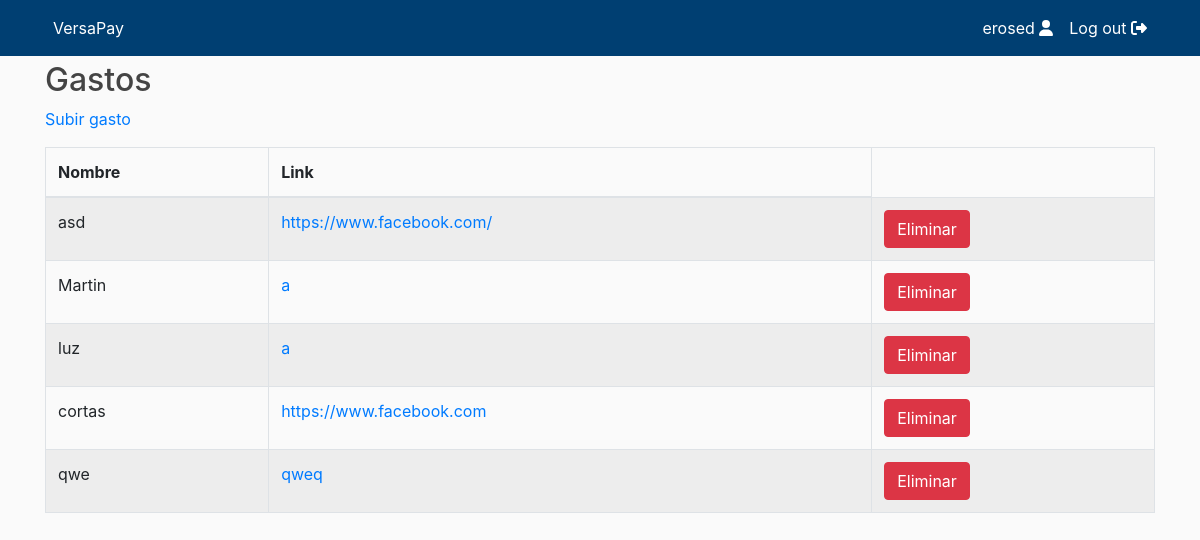
Screenshot of /profile/erosed/vergastos/ (signed in) with the database file from the repository.
### users/models.py (models this page shows, shortened)
class CustomUser(AbstractUser):
    STATUS = (
        ('regular', 'regular'),
        ('subscriber', 'subscriber'),
        ('moderator', 'moderator'),
    )
    email = models.EmailField(unique=True)
    status = models.CharField(max_length=100, choices=STATUS, default='regular')
    description = models.TextField("Description", max_length=600, default='', blank=True)

class Gasto(models.Model):
    nombre = models.CharField(max_length=100)
    link = models.CharField(max_length=500)
    author = models.ForeignKey(get_user_model(), default=1, on_delete=models.SET_DEFAULT)

### users/views.py (the view)
# urls.py: path('profile/<username>/vergastos/', views.vergasto, name="vergastos"),
def vergasto(request, username):
	lista_gastos= Gasto.objects.filter(author=request.user.id)
	return render(request, 'users/vergastos.html', {
        'lista_gastos': lista_gastos
    })

### users/templates/users/vergastos.html (shortened to what this page needs)
{% extends "users/profile.html" %}
{% block content %}
    {% block content1 %}
        <h2>Gastos</h2>
        <p>
            <a href="subirgasto/">Subir gasto</a>
        </p>
    {% endblock %}
        <table class="table table-striped table-bordered dt-responsive nowrap" cellspacing="10" aria-describedby="mydesc">
        <thead>
            <tr>
                <th id="nombre">Nombre</th>
                <th id="link">Link</th>
            </tr>
        </thead>
        <tbody>
            {% for Gasto in lista_gastos %}
                <tr>
                    <td>{{ Gasto.nombre }}</td>
                    <td><a href = "{{ Gasto.link }} Gasto.pk" target="_blank">{{ Gasto.link }}</a></td>
                    <td>
                        <form method="POST" action="{% url 'borrarlink' Gasto.pk %}">
                            <button type="submit" class="btn btn-danger">Eliminar</button>
                        </form>
                    </td>
                </tr>
            {% endfor %}
        </tbody>
    </table>
{% endblock %}

### main/templates/main/includes/navbar.html (shortened to what this page needs)
<header class="site-header" style="margin-bottom: 5px">
    <nav class="navbar navbar-expand-md navbar-color">
        <div class="container">
            <div class="navbar-nav">
                <a class="nav-item nav-link" href="/">VersaPay</a>
            </div>
            <div class="collapse navbar-collapse" id="navbarToggle">
                <div class="navbar-nav">
                    {% if user.is_authenticated %}
                        <a class="nav-item nav-link" href="{% url 'profile' user.username %}">
                            {{user.username}} <i class="fas fa-user"></i>
                        </a>
                        <a class="nav-item nav-link" href="{% url 'logout' %}">
                            Log out <i class="fas fa-sign-out-alt"></i>
                        </a>
                    {% endif %}
                </div>
            </div>
        </div>
    </nav>
</header>

### main/static/main/main.css (style rules this page uses)
:root { --footercolor: #003F72; --navbarcolor: #003F72; --btncolor: #003F72; --socialcolor: #003F72; --brightText: #ffffff; }
.navbar-color { background-color: var(--navbarcolor); }
body { background: #fafafa; }
h1, h2, h3, h4, h5, h6 { color: #444444; }
.site-header .navbar-nav .nav-link { color: var(--brightText); }

### rows the page displays
CustomUser: username "erosed"
Gasto: nombre "asd", link "https://www.facebook.com/"
Gasto: nombre "Martin", link "a"
Gasto: nombre "luz", link "a"
Gasto: nombre "cortas", link "https://www.facebook.com"
Gasto: nombre "qwe", link "qweq"
